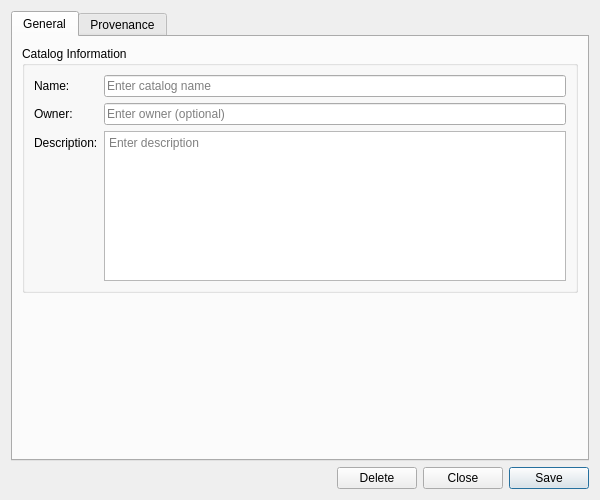
<?xml version="1.0" encoding="UTF-8"?>
<ui version="4.0">
 <class>CatalogDetailDialog</class>
 <widget class="QWidget" name="CatalogDetailDialog">
  <property name="geometry">
   <rect>
    <x>0</x>
    <y>0</y>
    <width>600</width>
    <height>500</height>
   </rect>
  </property>
  <property name="minimumSize">
   <size>
    <width>600</width>
    <height>500</height>
   </size>
  </property>
  <property name="windowTitle">
   <string>Catalog Details</string>
  </property>
  <layout class="QVBoxLayout" name="verticalLayout">
   <item>
    <widget class="QTabWidget" name="tabWidget">
     <property name="currentIndex">
      <number>0</number>
     </property>
     <widget class="QWidget" name="generalTab">
      <attribute name="title">
       <string>General</string>
      </attribute>
      <layout class="QVBoxLayout" name="generalLayout">
       <item>
        <widget class="QGroupBox" name="detailsGroupBox">
         <property name="title">
          <string>Catalog Information</string>
         </property>
         <layout class="QFormLayout" name="formLayout">
          <item row="0" column="0">
           <widget class="QLabel" name="nameLabel">
            <property name="text">
             <string>Name:</string>
            </property>
           </widget>
          </item>
          <item row="0" column="1">
           <widget class="QLineEdit" name="nameEdit">
            <property name="placeholderText">
             <string>Enter catalog name</string>
            </property>
           </widget>
          </item>
          <item row="1" column="0">
           <widget class="QLabel" name="ownerLabel">
            <property name="text">
             <string>Owner:</string>
            </property>
           </widget>
          </item>
          <item row="1" column="1">
           <widget class="QLineEdit" name="ownerEdit">
            <property name="placeholderText">
             <string>Enter owner (optional)</string>
            </property>
           </widget>
          </item>
          <item row="2" column="0">
           <widget class="QLabel" name="descriptionLabel">
            <property name="text">
             <string>Description:</string>
            </property>
           </widget>
          </item>
          <item row="2" column="1">
           <widget class="QPlainTextEdit" name="descriptionEdit">
            <property name="minimumSize">
             <size>
              <width>0</width>
              <height>80</height>
             </size>
            </property>
            <property name="maximumSize">
             <size>
              <width>16777215</width>
              <height>150</height>
             </size>
            </property>
            <property name="placeholderText">
             <string>Enter description</string>
            </property>
           </widget>
          </item>
         </layout>
        </widget>
       </item>
       <item>
        <spacer name="verticalSpacer">
         <property name="orientation">
          <enum>Qt::Vertical</enum>
         </property>
         <property name="sizeHint" stdset="0">
          <size>
           <width>20</width>
           <height>40</height>
          </size>
         </property>
        </spacer>
       </item>
      </layout>
     </widget>
     <widget class="QWidget" name="provenanceTab">
      <attribute name="title">
       <string>Provenance</string>
      </attribute>
      <layout class="QVBoxLayout" name="provenanceTabLayout">
       <item>
        <widget class="ores::qt::ProvenanceWidget" name="provenanceWidget" native="true"/>
       </item>
      </layout>
     </widget>
    </widget>
   </item>
   <item>
    <layout class="QHBoxLayout" name="buttonLayout">
     <item>
      <spacer name="horizontalSpacer">
       <property name="orientation">
        <enum>Qt::Horizontal</enum>
       </property>
       <property name="sizeHint" stdset="0">
        <size>
         <width>40</width>
         <height>20</height>
        </size>
       </property>
      </spacer>
     </item>
     <item>
      <widget class="QPushButton" name="deleteButton">
       <property name="text">
        <string>Delete</string>
       </property>
      </widget>
     </item>
     <item>
      <widget class="QPushButton" name="closeButton">
       <property name="text">
        <string>Close</string>
       </property>
      </widget>
     </item>
     <item>
      <widget class="QPushButton" name="saveButton">
       <property name="text">
        <string>Save</string>
       </property>
       <property name="default">
        <bool>true</bool>
       </property>
      </widget>
     </item>
    </layout>
   </item>
  </layout>
 </widget>
 <customwidgets>
  <customwidget>
   <class>ores::qt::ProvenanceWidget</class>
   <extends>QWidget</extends>
   <header>ores.qt/ProvenanceWidget.hpp</header>
  </customwidget>
 </customwidgets>
 <resources/>
 <connections/>
</ui>
